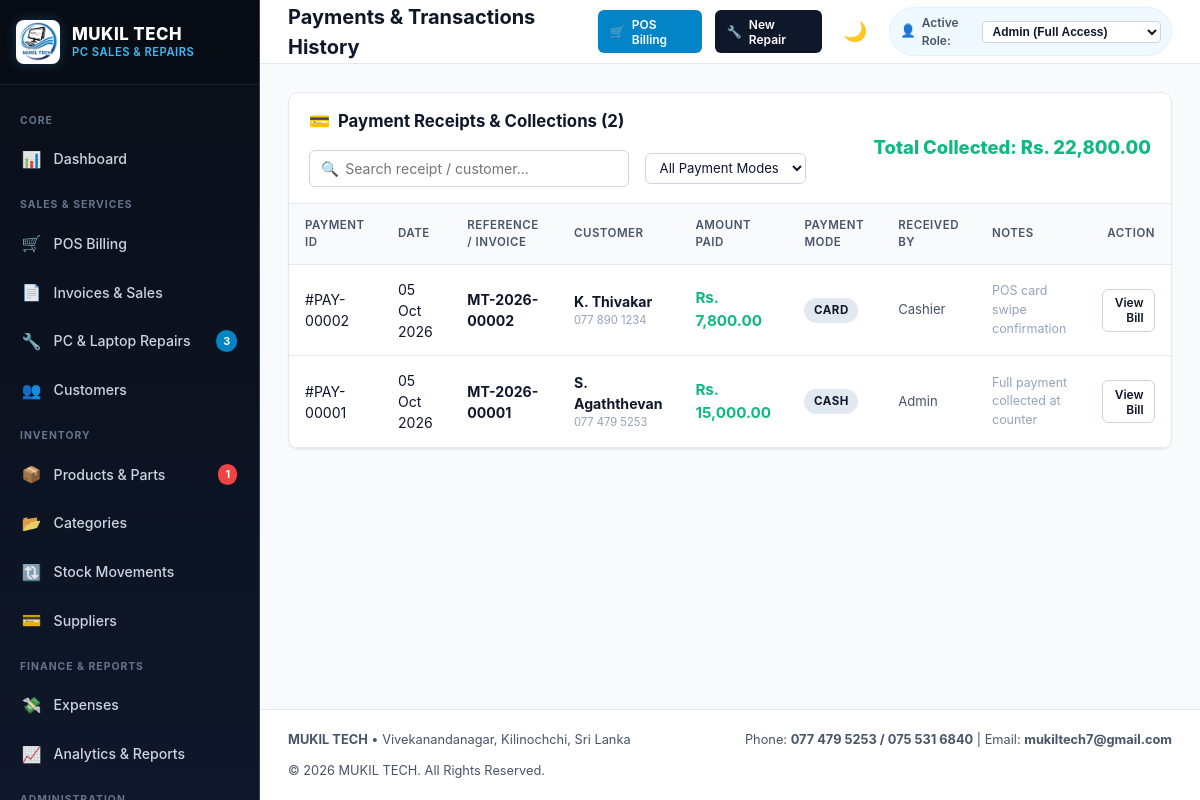
The app's page /payments/index.php (signed in) with its own data.
### tables this page shows
CREATE TABLE `settings` (
  `setting_id` INT AUTO_INCREMENT PRIMARY KEY,
  `setting_key` VARCHAR(60) NOT NULL UNIQUE,
  `setting_value` TEXT,
  `created_at` TIMESTAMP DEFAULT CURRENT_TIMESTAMP,
  `updated_at` TIMESTAMP DEFAULT CURRENT_TIMESTAMP ON UPDATE CURRENT_TIMESTAMP
);

CREATE TABLE `payments` (
  `payment_id` INT AUTO_INCREMENT PRIMARY KEY,
  `invoice_no` VARCHAR(50),
  `sale_id` INT,
  `repair_id` INT,
  `customer_id` INT,
  `amount` DECIMAL(10,2) NOT NULL,
  `payment_method` ENUM('Cash', 'Bank Transfer', 'Card', 'Other') NOT NULL DEFAULT 'Cash',
  `payment_date` DATE NOT NULL,
  `reference_no` VARCHAR(100),
  `received_by` VARCHAR(100),
  `notes` TEXT,
  `created_at` TIMESTAMP DEFAULT CURRENT_TIMESTAMP,
  FOREIGN KEY (`customer_id`) REFERENCES `customers`(`customer_id`) ON DELETE SET NULL
);

CREATE TABLE `customers` (
  `customer_id` INT AUTO_INCREMENT PRIMARY KEY,
  `customer_name` VARCHAR(100) NOT NULL,
  `phone` VARCHAR(30) NOT NULL,
  `email` VARCHAR(100),
  `address` TEXT,
  `created_at` TIMESTAMP DEFAULT CURRENT_TIMESTAMP
);

### includes/functions.php (called while the page is built, shortened)
<?php
function baseUrl($path = '') {
    $documentRoot = isset($_SERVER['DOCUMENT_ROOT']) ? realpath($_SERVER['DOCUMENT_ROOT']) : false;
    $applicationRoot = realpath(__DIR__ . '/..');
    $base = '';
    if ($documentRoot && $applicationRoot) {
        $doc = str_replace('\\', '/', rtrim($documentRoot, DIRECTORY_SEPARATOR));
        $app = str_replace('\\', '/', rtrim($applicationRoot, DIRECTORY_SEPARATOR));
        if ($app === $doc) {
            $base = '';
        } elseif (stripos($app, $doc . '/') === 0) {
            $base = substr($app, strlen($doc));
        }
    }
    if ($base === '') {
        $scriptName = str_replace('\\', '/', $_SERVER['SCRIPT_NAME'] ?? '');
        $scriptDir = rtrim(str_replace('\\', '/', dirname($scriptName)), '/');
        foreach (['/admin','/customers','/categories','/suppliers','/products','/sales',
                  '/repairs','/expenses','/payments','/reports','/users','/settings'] as $dir) {
            if ($scriptDir === $dir || substr($scriptDir, -strlen($dir)) === $dir) {
                $scriptDir = substr($scriptDir, 0, -strlen($dir));
                break;
            }
        }
        $base = $scriptDir;
    }
    $base = '/' . trim($base, '/');
    if ($base === '/') {
        $base = '';
    }
    $cleanPath = ltrim((string)$path, '/');
    return $base . ($cleanPath !== '' ? '/' . $cleanPath : '');
}
function sanitize($data) {
    return htmlspecialchars(trim((string)$data), ENT_QUOTES, 'UTF-8');
}
function e($data) {
    return sanitize($data);
}
function formatCurrency($amount) {
    $curr = getSetting('currency', 'Rs.');
    return $curr . ' ' . number_format((float)$amount, 2);
}
function formatDate($date, $includeTime = false) {
    $ts = strtotime($date);
    return $includeTime ? date('d M Y, h:i A', $ts) : date('d M Y', $ts);
}
function getSetting($key, $default = '') {
    static $cache = [];
    if (isset($cache[$key])) {
        return $cache[$key];
    }
    try {
        $db = getDB();
        $stmt = $db->prepare("SELECT setting_value FROM settings WHERE setting_key = ? LIMIT 1");
        $stmt->execute([$key]);
        $val = $stmt->fetchColumn();
        if ($val !== false) {
            $cache[$key] = $val;
            return $val;
        }
    } catch (Exception $e) {
    }
    return $default;
}

### payments/index.php (the view, shortened to what this page needs)
<?php
require_once __DIR__ . '/../includes/header.php';
$db = getDB();
$search = trim($_GET['search'] ?? '');
$sql = "SELECT p.*, c.customer_name, c.phone
        FROM payments p
        LEFT JOIN customers c ON p.customer_id = c.customer_id
        WHERE 1=1 ";
$params = [];
$sql .= "ORDER BY p.payment_id DESC LIMIT 150";
$stmt = $db->prepare($sql);
$stmt->execute($params);
$payments = $stmt->fetchAll();
$totalAmount = 0;
foreach ($payments as $p) {
    $totalAmount += $p['amount'];
}
?>
<div class="card">
    <div class="card-header">
        <div style="display:flex;align-items:center;gap:1rem;flex:1;flex-wrap:wrap;">
            <div class="card-title">
                <span>&#128179;</span> Payment Receipts & Collections (<?= count($payments) ?>)
            </div>
            <form method="GET" action="<?= baseUrl('payments/index.php') ?>" class="search-box">
                <span class="search-icon">&#128269;</span>
                <input type="text" name="search" class="form-control" placeholder="Search receipt / customer..." value="<?= e($search) ?>">
            </form>
            <form method="GET" action="<?= baseUrl('payments/index.php') ?>" style="display:inline-flex;">
                <select name="method" class="form-control" onchange="this.form.submit()" style="font-size:0.82rem;padding:0.35rem 0.6rem;">
                    <option value="">All Payment Modes</option>
                </select>
            </form>
        </div>
        <div style="font-weight:800;color:var(--success);font-size:1.15rem;">
            Total Collected: <?= formatCurrency($totalAmount) ?>
        </div>
    </div>
    <div class="table-responsive">
        <table class="table">
            <thead>
                <tr>
                    <th>Payment ID</th>
                    <th>Date</th>
                    <th>Reference / Invoice</th>
                    <th>Customer</th>
                    <th>Amount Paid</th>
                    <th>Payment Mode</th>
                    <th>Received By</th>
                    <th>Notes</th>
                    <th style="text-align:right;">Action</th>
                </tr>
            </thead>
            <tbody>
                <?php if (empty($payments)): ?>
                    <tr>
                        <td colspan="9" style="text-align:center;padding:2.5rem;color:var(--text-muted);">
                            No payment transactions recorded.
                        </td>
                    </tr>
                <?php else: ?>
                    <?php foreach ($payments as $p): ?>
                        <tr>
                            <td>#PAY-<?= str_pad($p['payment_id'], 5, '0', STR_PAD_LEFT) ?></td>
                            <td><?= formatDate($p['payment_date']) ?></td>
                            <td>
                                <strong><?= e($p['invoice_no']) ?></strong>
                            </td>
                            <td>
                                <strong><?= e($p['customer_name'] ?? 'Walk-in') ?></strong>
                                <div style="font-size:0.7rem;color:var(--text-muted);"><?= e($p['phone'] ?: '-') ?></div>
                            </td>
                            <td>
                                <strong style="color:var(--success);font-size:0.95rem;"><?= formatCurrency($p['amount']) ?></strong>
                            </td>
                            <td>
                                <span class="badge badge-navy"><?= e($p['payment_method']) ?></span>
                            </td>
                            <td style="font-size:0.82rem;color:var(--text-secondary);"><?= e($p['received_by'] ?: 'Staff') ?></td>
                            <td style="font-size:0.78rem;color:var(--text-muted);max-width:180px;"><?= e($p['notes'] ?: '-') ?></td>
                            <td style="text-align:right;">
                                <?php if (!empty($p['sale_id'])): ?>
                                    <a href="<?= baseUrl('sales/invoice.php?no=' . urlencode($p['invoice_no'])) ?>" class="btn btn-outline btn-sm">
                                        View Bill
                                    </a>
                                <?php elseif (!empty($p['repair_id'])): ?>
                                    <a href="<?= baseUrl('repairs/invoice.php?id=' . $p['repair_id']) ?>" class="btn btn-outline btn-sm">
                                        Repair Bill
                                    </a>
                                <?php endif; ?>
                            </td>
                        </tr>
                    <?php endforeach; ?>
                <?php endif; ?>
            </tbody>
        </table>
    </div>
</div>
<?php require_once __DIR__ . '/../includes/footer.php'; ?>

### includes/footer.php (shortened to what this page needs)
<?php
$businessName = getSetting('business_name', 'MUKIL TECH');
$address = getSetting('address', 'Vivekanandanagar, Kilinochchi, Sri Lanka');
$phone = getSetting('phone', '077 479 5253 / 075 531 6840');
$email = getSetting('email', 'mukiltech7@gmail.com');
?>
    </main>
        <footer class="no-print" style="margin-top:auto;padding:1.25rem 1.75rem;border-top:1px solid var(--border-light);background:var(--bg-card);display:flex;justify-content:space-between;align-items:center;font-size:0.8rem;color:var(--text-secondary);flex-wrap:wrap;gap:0.75rem;">
            <div>
                <strong><?= e($businessName) ?></strong> &bull; <?= e($address) ?>
            </div>
            <div>
                Phone: <strong><?= e($phone) ?></strong> | Email: <strong><?= e($email) ?></strong>
            </div>
            <div>
                &copy; <?= date('Y') ?> MUKIL TECH. All Rights Reserved.
            </div>
        </footer>
    </div>
</div>
</body>
</html>

### assets/css/style.css (style rules this page uses)
:root { --navy-dark: #090e17; --navy-main: #0f172a; --navy-card: #1e293b; --navy-border: #334155; --navy-light: #243048; --blue-primary: #0284c7; --blue-hover: #0369a1; --blue-light: #e0f2fe; --blue-subtle: #f0f9ff; --cyan-bright: #38bdf8; --bg-main: #f8fafc; --bg-card: #ffffff; --border-light: #e2e8f0; --border-medium: #cbd5e1; --text-primary: #0f172a; --text-secondary: #475569; --text-muted: #94a3b8; --text-white: #ffffff; --success: #10b981; --success-bg: #ecfdf5; --warning: #f59e0b; --warning-bg: #fffbeb; --danger: #ef4444; --danger-bg: #fef2f2; --info: #0ea5e9; --info-bg: #f0f9ff; --shadow-sm: 0 1px 2px 0 rgba(0, 0, 0, 0.05); --shadow-md: 0 4px 6px -1px rgba(0, 0, 0, 0.07), 0 2px 4px -2px rgba(0, 0, 0, 0.05); --shadow-lg: 0 10px 15px -3px rgba(0, 0, 0, 0.08), 0 4px 6px -4px rgba(0, 0, 0, 0.04); --radius-sm: 6px; --radius-md: 10px; --radius-lg: 14px; --radius-pill: 9999px; --transition: all 0.2s cubic-bezier(0.4, 0, 0.2, 1); }
* { box-sizing: border-box; margin: 0; padding: 0; }
body { font-family: -apple-system, BlinkMacSystemFont, "Segoe UI", Roboto, "Helvetica Neue", Arial, sans-serif; background-color: var(--bg-main); color: var(--text-primary); line-height: 1.5; font-size: 14.5px; -webkit-font-smoothing: antialiased; }
a { color: var(--blue-primary); text-decoration: none; transition: var(--transition); }
.card { background: var(--bg-card); border-radius: var(--radius-md); border: 1px solid var(--border-light); box-shadow: var(--shadow-sm); margin-bottom: 1.75rem; overflow: hidden; }
.card-header { padding: 1rem 1.25rem; border-bottom: 1px solid var(--border-light); display: flex; align-items: center; justify-content: space-between; background: var(--bg-card); }
.card-title { font-size: 1.05rem; font-weight: 700; color: var(--navy-main); display: flex; align-items: center; gap: 0.5rem; }
.table-responsive { width: 100%; overflow-x: auto; }
.table { width: 100%; border-collapse: collapse; text-align: left; font-size: 0.88rem; }
.table th { background: var(--bg-main); color: var(--text-secondary); font-weight: 600; text-transform: uppercase; font-size: 0.72rem; letter-spacing: 0.5px; padding: 0.8rem 1rem; border-bottom: 1px solid var(--border-light); }
.table td { padding: 0.85rem 1rem; border-bottom: 1px solid var(--border-light); color: var(--text-primary); vertical-align: middle; }
.table tbody tr { transition: background-color 0.15s ease; }
.badge { display: inline-flex; align-items: center; gap: 0.3rem; padding: 0.25rem 0.6rem; border-radius: var(--radius-pill); font-size: 0.72rem; font-weight: 700; text-transform: uppercase; letter-spacing: 0.5px; }
.badge-navy { background: #e2e8f0; color: var(--navy-main); }
.btn { display: inline-flex; align-items: center; justify-content: center; gap: 0.45rem; padding: 0.55rem 1.05rem; border-radius: var(--radius-sm); font-size: 0.85rem; font-weight: 600; cursor: pointer; border: 1px solid transparent; transition: var(--transition); text-decoration: none; line-height: 1.25; }
.btn-outline { background: transparent; border-color: var(--border-medium); color: var(--text-primary); }
.btn-sm { padding: 0.35rem 0.65rem; font-size: 0.75rem; }
.form-control { width: 100%; padding: 0.55rem 0.85rem; border: 1px solid var(--border-medium); border-radius: var(--radius-sm); font-size: 0.88rem; color: var(--text-primary); background-color: var(--bg-card); transition: var(--transition); font-family: inherit; }
.search-box { display: flex; align-items: center; position: relative; max-width: 320px; width: 100%; }
.search-box input { padding-left: 2.2rem; }
.search-box .search-icon { position: absolute; left: 0.75rem; color: var(--text-muted); font-size: 0.9rem; }

### records on screen
settings: setting_value "Rs. 22,800.00"
payments: payment_id "00002", payment_date "05 Oct 2026", invoice_no "MT-2026-00002", customer.customer_name "K. Thivakar", customer.phone "077 890 1234", amount "Rs. 7,800.00", payment_method "CARD", received_by "Cashier", notes "POS card swipe confirmation"
payments: payment_id "00001", payment_date "05 Oct 2026", invoice_no "MT-2026-00001", customer.customer_name "S. Agaththevan", customer.phone "077 479 5253", amount "Rs. 15,000.00", payment_method "CASH", received_by "Admin", notes "Full payment collected at counter"
settings: setting_value "Vivekanandanagar, Kilinochchi, Sri Lanka"
settings: setting_value "077 479 5253 / 075 531 6840"
settings: setting_value "mukiltech7@gmail.com"

### other values on screen
$pendingRepairsCount "3"
$lowStockCount "1"
$pageTitle "Payments & Transactions History"
count($payments) "2"
$businessName "MUKIL TECH"
